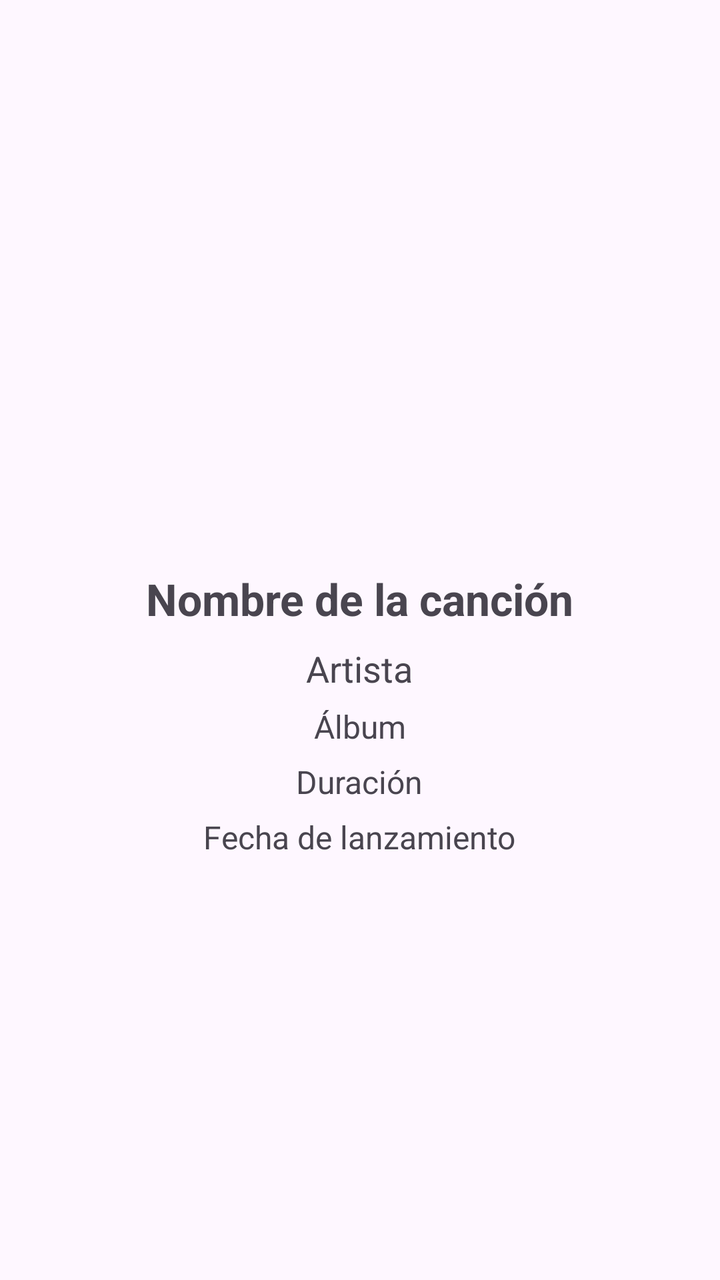
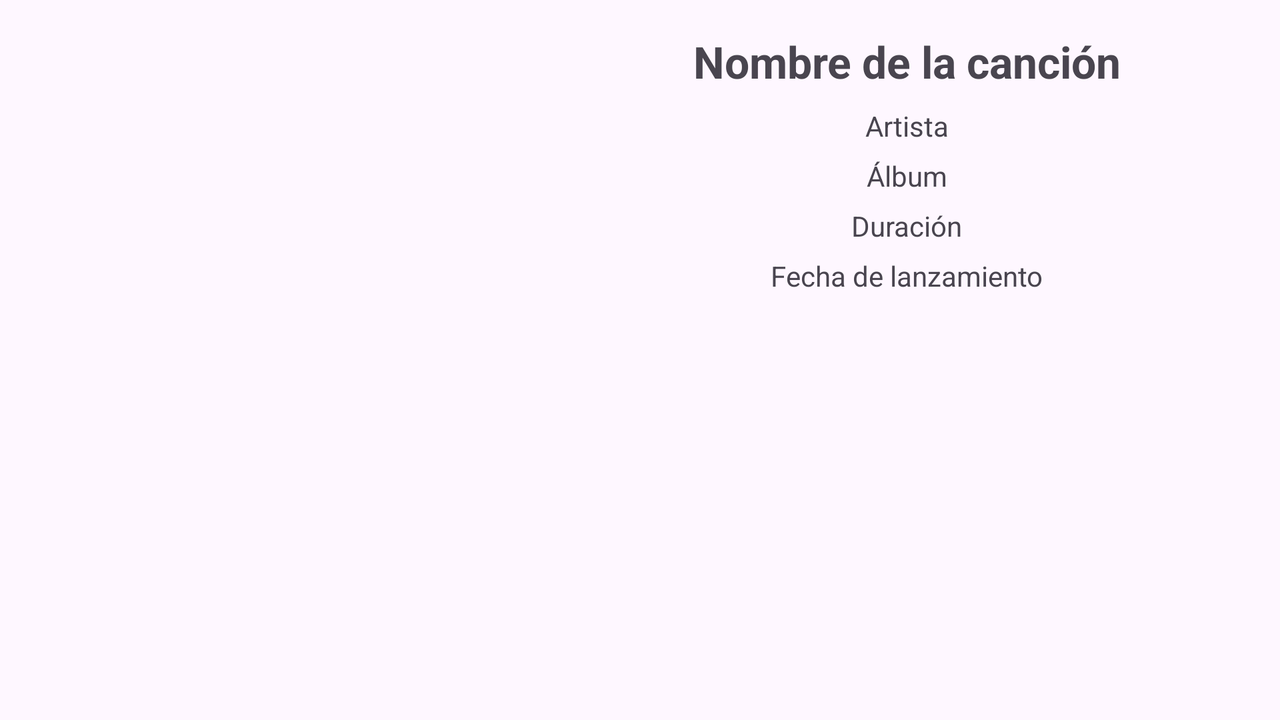

Two renders of one Android screen. The first uses the default layout on a phone; the second uses the alternative layout the repository ships for a different screen configuration, on a matching device. The two XML files are below.
<!-- AndroidManifest.xml: application theme Theme.PracticaEvaluable1ªEvaluacion_Asensio_Sanchez_Alex -->
<!-- res/layout/detalle_cancion.xml -->
<?xml version="1.0" encoding="utf-8"?>
<androidx.constraintlayout.widget.ConstraintLayout xmlns:android="http://schemas.android.com/apk/res/android"
    xmlns:app="http://schemas.android.com/apk/res-auto"
    xmlns:tools="http://schemas.android.com/tools"
    android:layout_width="match_parent"
    android:layout_height="match_parent"
    android:padding="16dp"
    tools:context=".DetalleCancionActivity">
    <LinearLayout
        android:id="@+id/contenedorVertical"
        android:layout_width="wrap_content"
        android:layout_height="wrap_content"
        android:orientation="vertical"
        android:gravity="center_horizontal"
        app:layout_constraintTop_toTopOf="parent"
        app:layout_constraintBottom_toBottomOf="parent"
        app:layout_constraintStart_toStartOf="parent"
        app:layout_constraintEnd_toEndOf="parent">
        <ImageView
            android:id="@+id/fotoCancion"
            android:layout_width="250dp"
            android:layout_height="250dp"
            android:layout_marginBottom="16dp"
            android:scaleType="centerCrop"
            tools:srcCompat="@tools:sample/avatars" />
        <TextView
            android:id="@+id/tvNombreCancion"
            android:layout_width="wrap_content"
            android:layout_height="wrap_content"
            android:text="Nombre de la canción"
            android:textStyle="bold"
            android:textSize="22sp"
            android:layout_marginBottom="8dp" />
        <TextView
            android:id="@+id/tvNombreArtista"
            android:layout_width="wrap_content"
            android:layout_height="wrap_content"
            android:text="Artista"
            android:textSize="18sp"
            android:layout_marginBottom="6dp" />
        <TextView
            android:id="@+id/tvNombreAlbum"
            android:layout_width="wrap_content"
            android:layout_height="wrap_content"
            android:text="Álbum"
            android:textSize="16sp"
            android:layout_marginBottom="6dp" />
        <TextView
            android:id="@+id/tvDuracion"
            android:layout_width="wrap_content"
            android:layout_height="wrap_content"
            android:text="Duración"
            android:textSize="16sp"
            android:layout_marginBottom="6dp" />
        <TextView
            android:id="@+id/tvFechalanzamiento"
            android:layout_width="wrap_content"
            android:layout_height="wrap_content"
            android:text="Fecha de lanzamiento"
            android:textSize="16sp"
            android:layout_marginBottom="12dp" />
        <ImageView
            android:id="@+id/fotoArtista"
            android:layout_width="180dp"
            android:layout_height="180dp"
            android:scaleType="centerCrop"
            tools:srcCompat="@tools:sample/avatars" />
    </LinearLayout>
</androidx.constraintlayout.widget.ConstraintLayout>
<!-- resources referenced by this layout -->
<resources>
  <style name="Theme.PracticaEvaluable1ªEvaluacion_Asensio_Sanchez_Alex" parent="Base.Theme.PracticaEvaluable1ªEvaluacion_Asensio_Sanchez_Alex" />
  <style name="Base.Theme.PracticaEvaluable1ªEvaluacion_Asensio_Sanchez_Alex" parent="Theme.Material3.DayNight.NoActionBar">
          
          
      </style>
</resources>
<!-- res/layout-land/detalle_cancion.xml (the repository's variant of the layout above) -->
<!-- drawn on the phone turned sideways -->
<?xml version="1.0" encoding="utf-8"?>
<androidx.constraintlayout.widget.ConstraintLayout xmlns:android="http://schemas.android.com/apk/res/android"
    xmlns:app="http://schemas.android.com/apk/res-auto"
    xmlns:tools="http://schemas.android.com/tools"
    android:layout_width="match_parent"
    android:layout_height="match_parent"
    android:padding="16dp"
    tools:context=".DetalleCancionActivity">
    <ImageView
        android:id="@+id/fotoCancion"
        android:layout_width="0dp"
        android:layout_height="0dp"
        android:scaleType="centerCrop"
        app:layout_constraintWidth_percent="0.4"
        app:layout_constraintStart_toStartOf="parent"
        app:layout_constraintTop_toTopOf="parent"
        app:layout_constraintBottom_toBottomOf="parent"
        app:layout_constraintEnd_toStartOf="@id/contenedorInfo"
        tools:srcCompat="@tools:sample/avatars" />
    <LinearLayout
        android:id="@+id/contenedorInfo"
        android:layout_width="0dp"
        android:layout_height="wrap_content"
        android:orientation="vertical"
        android:gravity="center_horizontal"
        android:layout_marginStart="24dp"
        app:layout_constraintTop_toTopOf="parent"
        app:layout_constraintBottom_toBottomOf="parent"
        app:layout_constraintStart_toEndOf="@id/fotoCancion"
        app:layout_constraintEnd_toEndOf="parent">
        <TextView
            android:id="@+id/tvNombreCancion"
            android:layout_width="wrap_content"
            android:layout_height="wrap_content"
            android:text="Nombre de la canción"
            android:textStyle="bold"
            android:textSize="22sp"
            android:layout_marginBottom="8dp" />
        <TextView
            android:id="@+id/tvNombreArtista"
            android:layout_width="wrap_content"
            android:layout_height="wrap_content"
            android:text="Artista"
            android:layout_marginBottom="6dp" />
        <TextView
            android:id="@+id/tvNombreAlbum"
            android:layout_width="wrap_content"
            android:layout_height="wrap_content"
            android:text="Álbum"
            android:layout_marginBottom="6dp" />
        <TextView
            android:id="@+id/tvDuracion"
            android:layout_width="wrap_content"
            android:layout_height="wrap_content"
            android:text="Duración"
            android:layout_marginBottom="6dp" />
        <TextView
            android:id="@+id/tvFechalanzamiento"
            android:layout_width="wrap_content"
            android:layout_height="wrap_content"
            android:text="Fecha de lanzamiento"
            android:layout_marginBottom="12dp" />
        <ImageView
            android:id="@+id/fotoArtista"
            android:layout_width="200dp"
            android:layout_height="200dp"
            android:scaleType="centerCrop"
            tools:srcCompat="@tools:sample/avatars" />
    </LinearLayout>

</androidx.constraintlayout.widget.ConstraintLayout>
